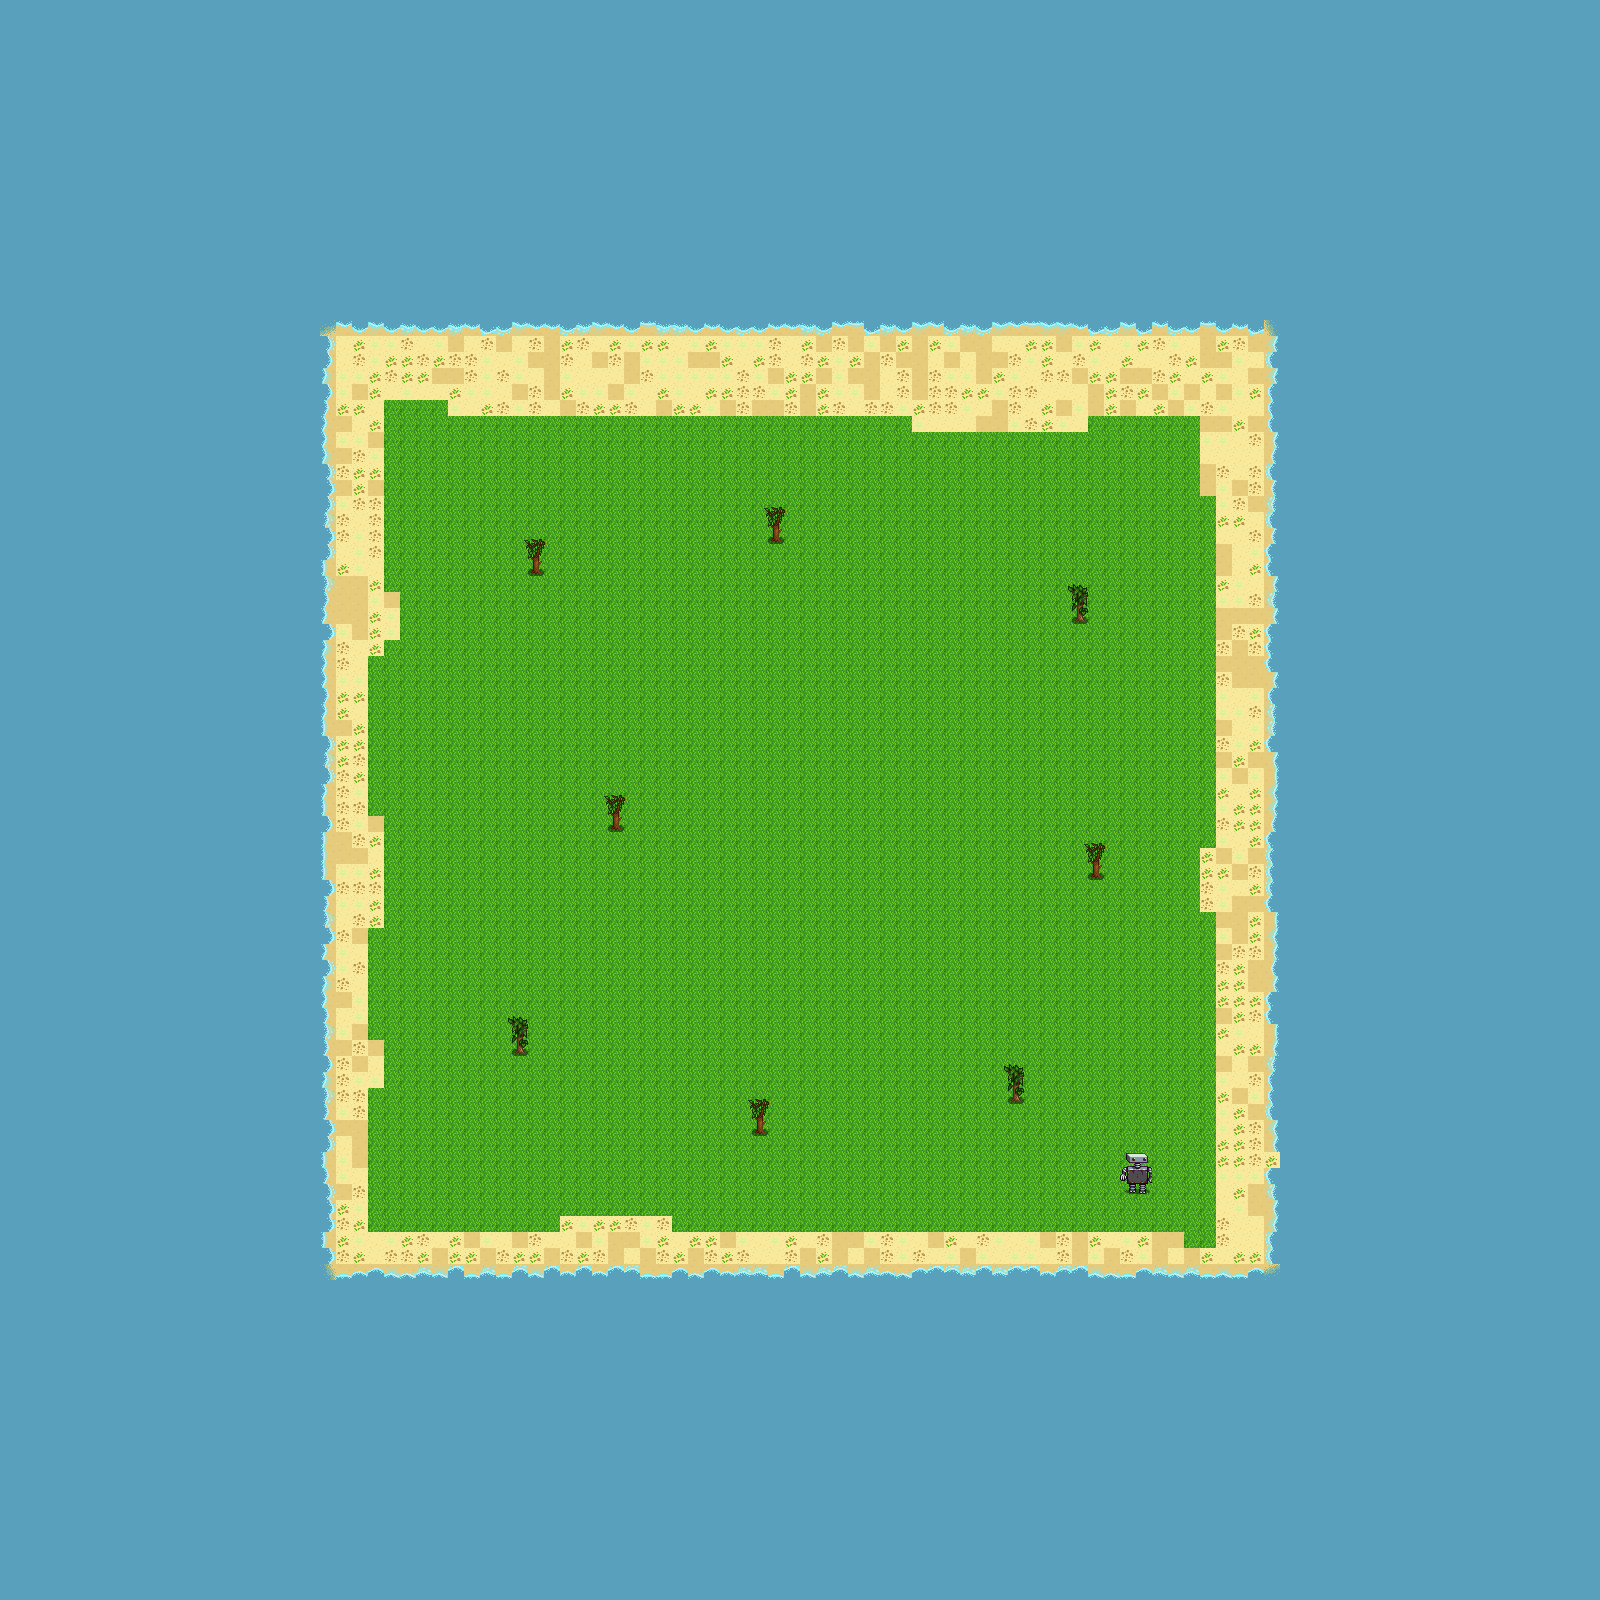

A level layout from a 2D game, rendered from its tile map. Below: a short description, then the map file with tile-grid data replaced by summaries:
An orthogonal 100x100 tile map with 16x16 px tiles, 5 tile layers (water, sand, grass, tree, ...), 2 hidden layers not drawn, 4 tilesets and 2 objects (start, trader).

<map version="1.10" tiledversion="1.10.1" orientation="orthogonal" renderorder="right-down" width="100" height="100" tilewidth="16" tileheight="16" infinite="0" nextlayerid="9" nextobjectid="3">
 <tileset firstgid="1" source="星露谷物语素材/spring_beach..tsx" />
 <tileset firstgid="528" source="星露谷物语素材/spring_outdoorsTileSheet..tsx" />
 <tileset firstgid="2503" source="星露谷物语素材/fruitTrees..tsx" />
 <tileset firstgid="3448" source="星露谷物语素材/robot..tsx" />
 <layer id="1" name="water" width="100" height="100">
  <data>[10000 cells, 10000 non-empty, 1 distinct tile ids]</data>
 </layer>
 <layer id="2" name="sand" width="100" height="100">
  <data>[10000 cells, 946 non-empty, 14 distinct tile ids]</data>
 </layer>
 <layer id="3" name="grass" width="100" height="100">
  <data>[10000 cells, 2654 non-empty, 1 distinct tile ids]</data>
 </layer>
 <layer id="4" name="tree" width="100" height="100">
  <data>[10000 cells, 72 non-empty, 18 distinct tile ids]</data>
 </layer>
 <layer id="5" name="trader" width="100" height="100">
  <data>[10000 cells, 6 non-empty, 6 distinct tile ids]</data>
 </layer>
 <objectgroup id="6" name="objects">
  <object id="1" name="start" x="777.333" y="853.333">
   <point />
  </object>
  <object id="2" name="trader" x="1114.67" y="1157.33" width="45.3333" height="41.3333" />
 </objectgroup>
 <layer id="7" name="collision" width="100" height="100" visible="0">
  <data>[10000 cells, 236 non-empty, 1 distinct tile ids]</data>
 </layer>
 <layer id="8" name="farmable" width="100" height="100" visible="0">
  <data>[10000 cells, 2654 non-empty, 1 distinct tile ids]</data>
 </layer>
</map>
